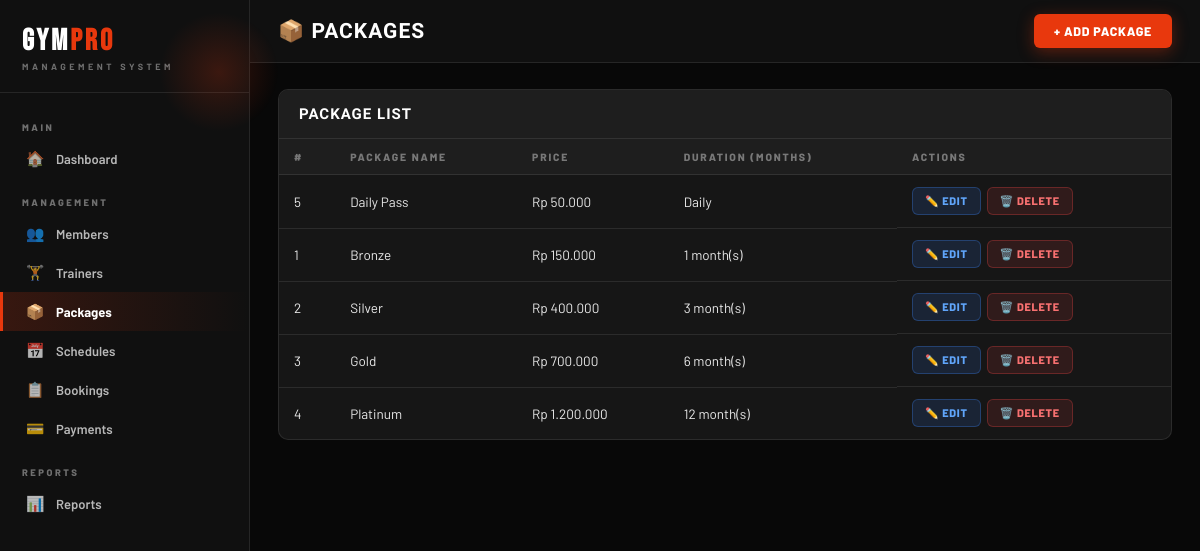
Page /pages/packages.php on the committed database.
### tables this page shows
CREATE TABLE PACKAGE (
    package_id INT PRIMARY KEY AUTO_INCREMENT,
    package_name VARCHAR(100) NOT NULL,
    price INT NOT NULL,
    duration INT NOT NULL
);

### pages/packages.php (the view, shortened to what this page needs)
<?php
require_once '../includes/db.php';
require_once '../includes/header.php';
$packages = $pdo->query("SELECT * FROM PACKAGE ORDER BY price ASC")->fetchAll();
?>
<div class="main-content">
    <div class="topbar">
        <h1>📦 Packages</h1>
        <div class="topbar-right">
            <button class="btn btn-primary" onclick="openModal('addModal')">+ Add Package</button>
        </div>
    </div>
    <div class="content">
        <div class="card">
            <div class="card-header"><h3>Package List</h3></div>
            <div class="table-responsive">
                <table>
                    <thead>
                        <tr>
                            <th>#</th>
                            <th>Package Name</th>
                            <th>Price</th>
                            <th>Duration (months)</th>
                            <th>Actions</th>
                        </tr>
                    </thead>
                    <tbody>
                        <?php if (empty($packages)): ?>
                        <tr><td colspan="5"><div class="empty-state"><div class="empty-icon">📦</div><p>No packages found.</p></div></td></tr>
                        <?php else: ?>
                        <?php foreach ($packages as $p): ?>
                        <tr>
                            <td><?= $p['package_id'] ?></td>
                            <td><?= htmlspecialchars($p['package_name']) ?></td>
                            <td>Rp <?= number_format($p['price'], 0, ',', '.') ?></td>
                            <td><?= $p['duration'] == 0 ? 'Daily' : $p['duration'].' month(s)' ?></td>
                            <td style="display:flex; gap:6px;">
                                <a href="?edit=<?= $p['package_id'] ?>" class="btn btn-edit">✏️ Edit</a>
                                <a href="?delete=<?= $p['package_id'] ?>" class="btn btn-delete" onclick="return confirm('Delete this package?')">🗑️ Delete</a>
                            </td>
                        </tr>
                        <?php endforeach; ?>
                        <?php endif; ?>
                    </tbody>
                </table>
            </div>
        </div>
    </div>
</div>
<?php require_once '../includes/footer.php'; ?>

### css/style.css (style rules this page uses)
* { margin: 0; padding: 0; box-sizing: border-box; }
:root { --black: #080808; --black-2: #101010; --black-3: #161616; --black-4: #1E1E1E; --black-5: #272727; --accent: #E8380D; --accent-2: #FF5E2E; --accent-dim: rgba(232,56,13,0.18); --accent-glow: rgba(232,56,13,0.30); --gold: #F5A623; --white: #FFFFFF; --w90: rgba(255,255,255,0.90); --w70: rgba(255,255,255,0.70); --w40: rgba(255,255,255,0.40); --w15: rgba(255,255,255,0.15); --w08: rgba(255,255,255,0.08); --w04: rgba(255,255,255,0.04); --border: rgba(255,255,255,0.09); --border-hot: rgba(232,56,13,0.45); --shadow-sm: 0 2px 12px rgba(0,0,0,0.5); --shadow-md: 0 6px 28px rgba(0,0,0,0.55); --shadow-lg: 0 12px 52px rgba(0,0,0,0.65); --shadow-accent: 0 4px 28px rgba(232,56,13,0.35); --radius-sm: 6px; --radius-md: 10px; --radius-lg: 16px; --radius-xl: 24px; }
body { font-family: 'Barlow', system-ui, sans-serif; background: var(--black); color: var(--white); font-size: 14px; min-height: 100vh; }
.main-content { margin-left: 250px; min-height: 100vh; }
.topbar { background: var(--black-2); padding: 14px 28px; display: flex; justify-content: space-between; align-items: center; border-bottom: 1px solid var(--border); position: sticky; top: 0; z-index: 50; }
.topbar h1 { font-family: 'Barlow Condensed', sans-serif; font-size: 21px; font-weight: 800; color: var(--white); text-transform: uppercase; letter-spacing: 1px; }
.topbar-right { display: flex; align-items: center; gap: 10px; }
.content { padding: 26px 28px; }
.card { background: var(--black-3); border-radius: var(--radius-md); border: 1px solid var(--border); margin-bottom: 20px; overflow: hidden; }
.card-header { padding: 15px 20px; border-bottom: 1px solid var(--border); display: flex; justify-content: space-between; align-items: center; background: var(--black-4); }
.card-header h3 { font-family: 'Barlow Condensed', sans-serif; font-size: 15px; font-weight: 800; color: var(--white); text-transform: uppercase; letter-spacing: 1px; }
.table-responsive { overflow-x: auto; }
table { width: 100%; border-collapse: collapse; font-size: 13.5px; }
thead th { background: var(--black-4); padding: 11px 15px; text-align: left; font-weight: 800; color: var(--w40); font-size: 10.5px; border-bottom: 1px solid var(--border); letter-spacing: 1.8px; text-transform: uppercase; }
tbody td { padding: 12px 15px; border-bottom: 1px solid var(--border); color: var(--w90); vertical-align: middle; }
tbody tr:last-child td { border-bottom: none; }
.btn { display: inline-flex; align-items: center; gap: 6px; padding: 9px 20px; border-radius: var(--radius-sm); font-size: 12.5px; font-weight: 800; cursor: pointer; border: none; text-decoration: none; transition: all 0.17s; font-family: 'Barlow', sans-serif; letter-spacing: 0.7px; text-transform: uppercase; }
.btn-primary { background: var(--accent); color: #fff; box-shadow: 0 4px 16px rgba(232,56,13,0.35); }
.btn-edit { background: rgba(59,130,246,0.14); color: #60A5FA; border: 1px solid rgba(59,130,246,0.3); padding: 6px 12px; font-size: 11px; }
.btn-delete { background: rgba(239,68,68,0.12); color: #F87171; border: 1px solid rgba(239,68,68,0.3); padding: 6px 12px; font-size: 11px; }

### rows in the picture
package: package_id "5", package_name "Daily Pass", price "50.000", duration "Daily"
package: package_id "1", package_name "Bronze", price "150.000", duration "1"
package: package_id "2", package_name "Silver", price "400.000", duration "3"
package: package_id "3", package_name "Gold", price "700.000", duration "6"
package: package_id "4", package_name "Platinum", price "1.200.000", duration "12"
